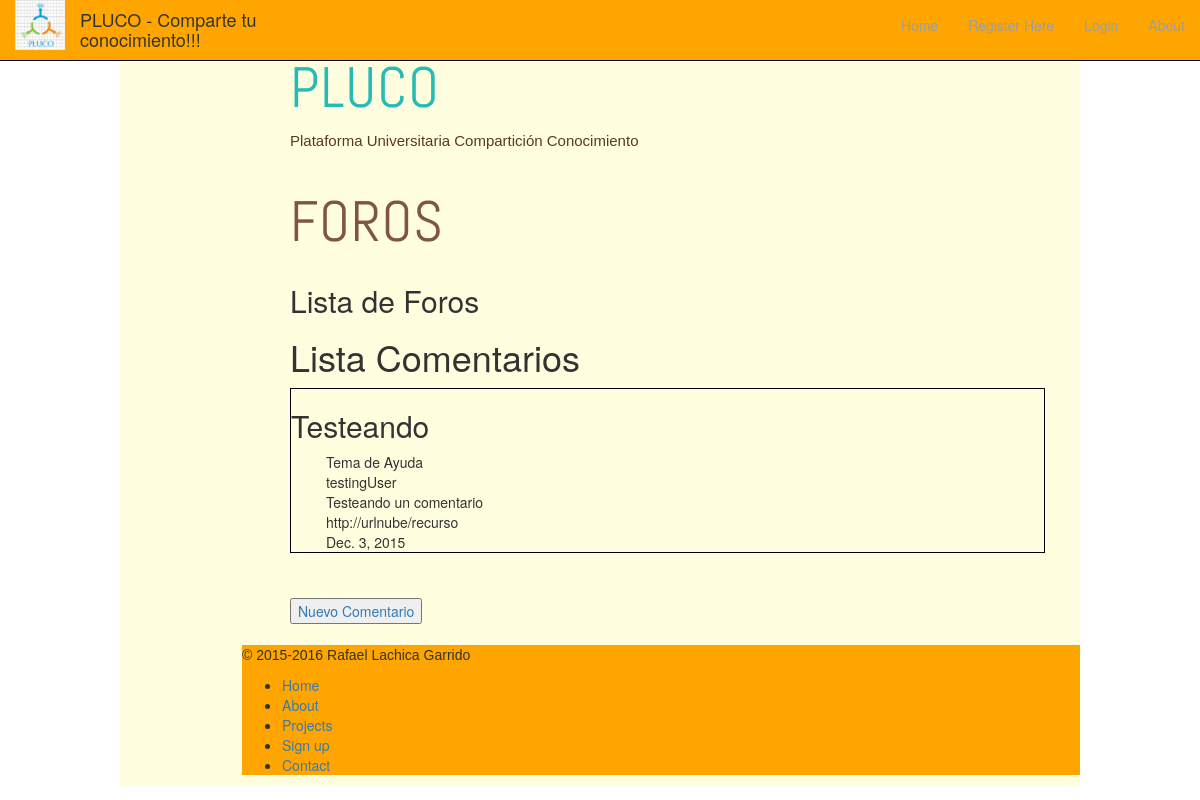
Page /foros/Ayuda/ on the earlier database version.
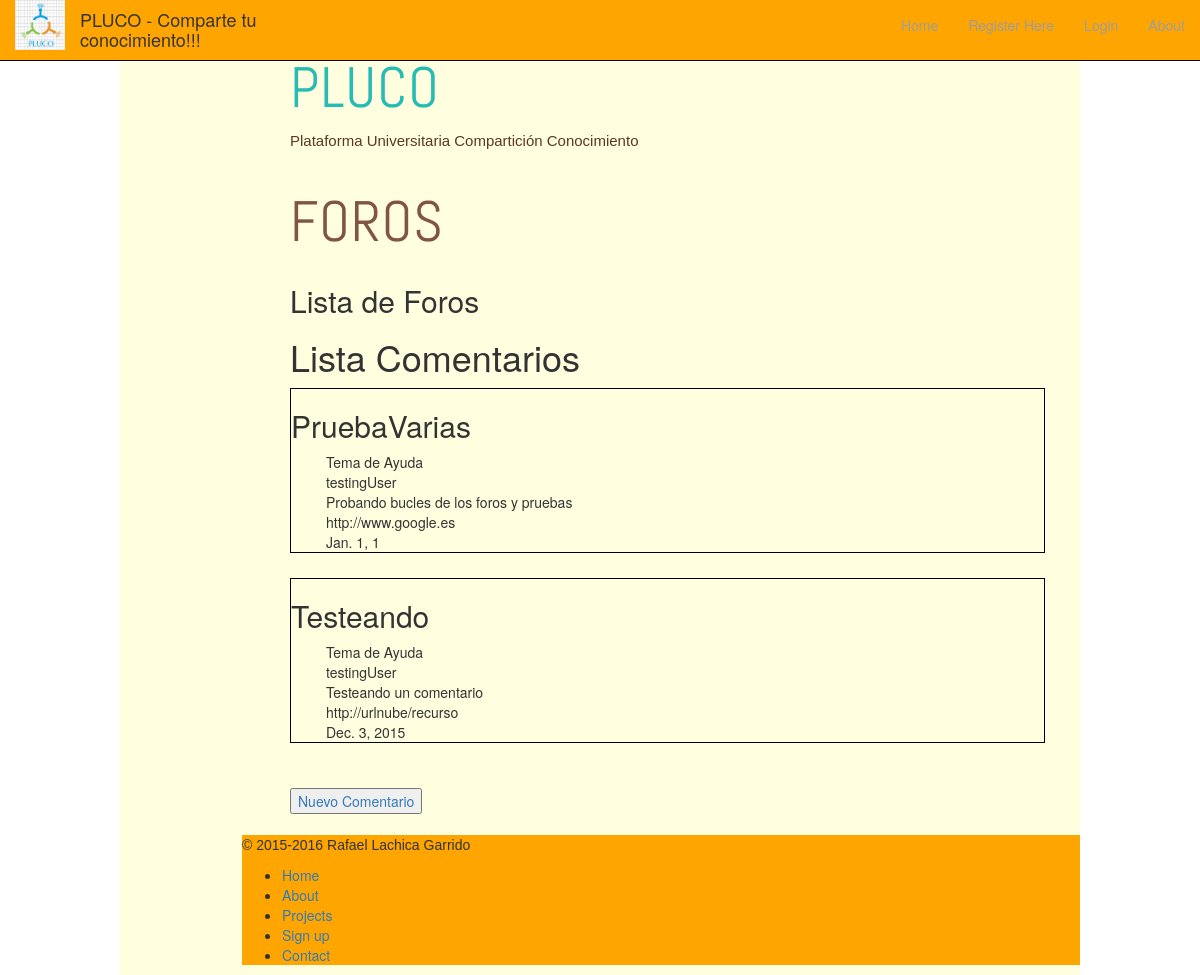
Same page on the later database version.
### plucoApp/models.py (models this page shows)
class Comment(models.Model):
      """temas, idComentario (número comentario)
      título, comentario, usuario que hace el comentario,
      url donde el usuario pone la url de su archivo a compartir si procede"""
      theme = models.ForeignKey(Forum)
      idComment = models.IntegerField(null=False)
      title = models.CharField(max_length=128,unique=True)
      commentText = models.TextField(max_length=500)
      userName = models.ForeignKey(User)
      date = models.DateField()
      url = models.URLField()
      def __unicode__(self):
            return self.title

class Forum(models.Model):
      title = models.CharField(max_length=128,unique=True)
      theme = models.CharField(max_length=50,unique=True)
      asignature = models.CharField(max_length=25,unique=True)
      def __unicode__(self):
            return self.title

class User(models.Model):
      userName = models.CharField(max_length=25,unique=True)
      name = models.CharField(max_length=25)
      email = models.EmailField()
      password = models.CharField(max_length=25)
      address = models.CharField(max_length=45)
      def __unicode__(self):
            return self.userName

### foros/views.py (the view)
# urls.py: url(r'(?P<theme>[\w\-]+)/$', views.showComments, name='theme'),
def showComments(request,theme):
    form = Forum.objects.get(theme=theme)
    com = Comment.objects.filter(theme=form).order_by('date')
    context = {'com': com}
    return render(request,'comentarios.html',context)

### templates/comentarios.html (shortened to what this page needs)
{% extends "index.html" %}
{% load static %}
{% block cabeceraTitulo %}
<div>
  <h3><span class="beauty">PLUCO</span></h3>
  <p style="float: left;margin-right: 400px;margin-top: 20px">
    Plataforma Universitaria Compartición Conocimiento
  </p>
</div>
{% endblock %}
{% block articuloPrincipal %}
<div>
  <h3>Foros</h3>
  <br><br><br>
  <h2>Lista de Foros</h2>
  <h1>Lista Comentarios </h1>
  {% if com %}
      {% for c in com %}
        <ul style="border: 1px solid black">
            <h2>{{ c }}</h2>
            <li>{{c.theme}}</li>
            <li>{{c.userName}}</li>
            <li>{{c.commentText}}</li>
            <li>{{c.url}}</li>
            <li>{{c.date}}</li>
        </ul>
            {% endfor %}
  {% endif %}
  <br>
  {% if commentForm %}
  <h1>Nuevo comentario</h1>
        <form method="POST" class="post-form">{% csrf_token %}
            {{ commentForm.as_p }}
            <button type="submit" class="save btn btn-default">Nuevo tema</button>
        </form>
  {% else %}
    <a href="nuevoComentario"><button type="button" name="button">Nuevo Comentario</button></a>
  {% endif %}
</div>
{% endblock %}

Differences in the rows shown:
added Comment: title "PruebaVarias", theme "Tema de Ayuda", userName "testingUser", commentText "Probando bucles de los foros y pruebas", url "http://www.google.es", date "Jan. 1, 1"
